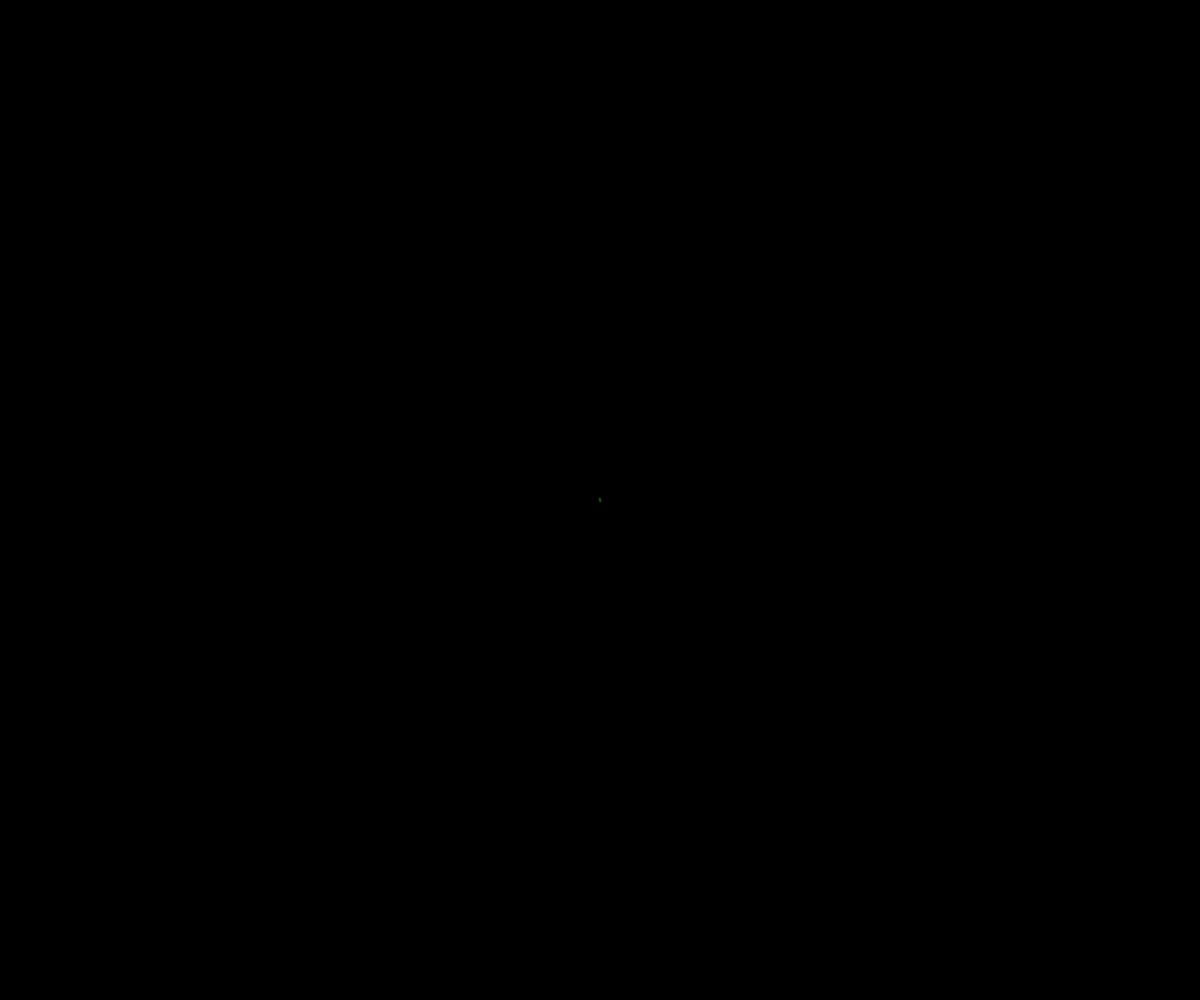
Frame 1 (no input)
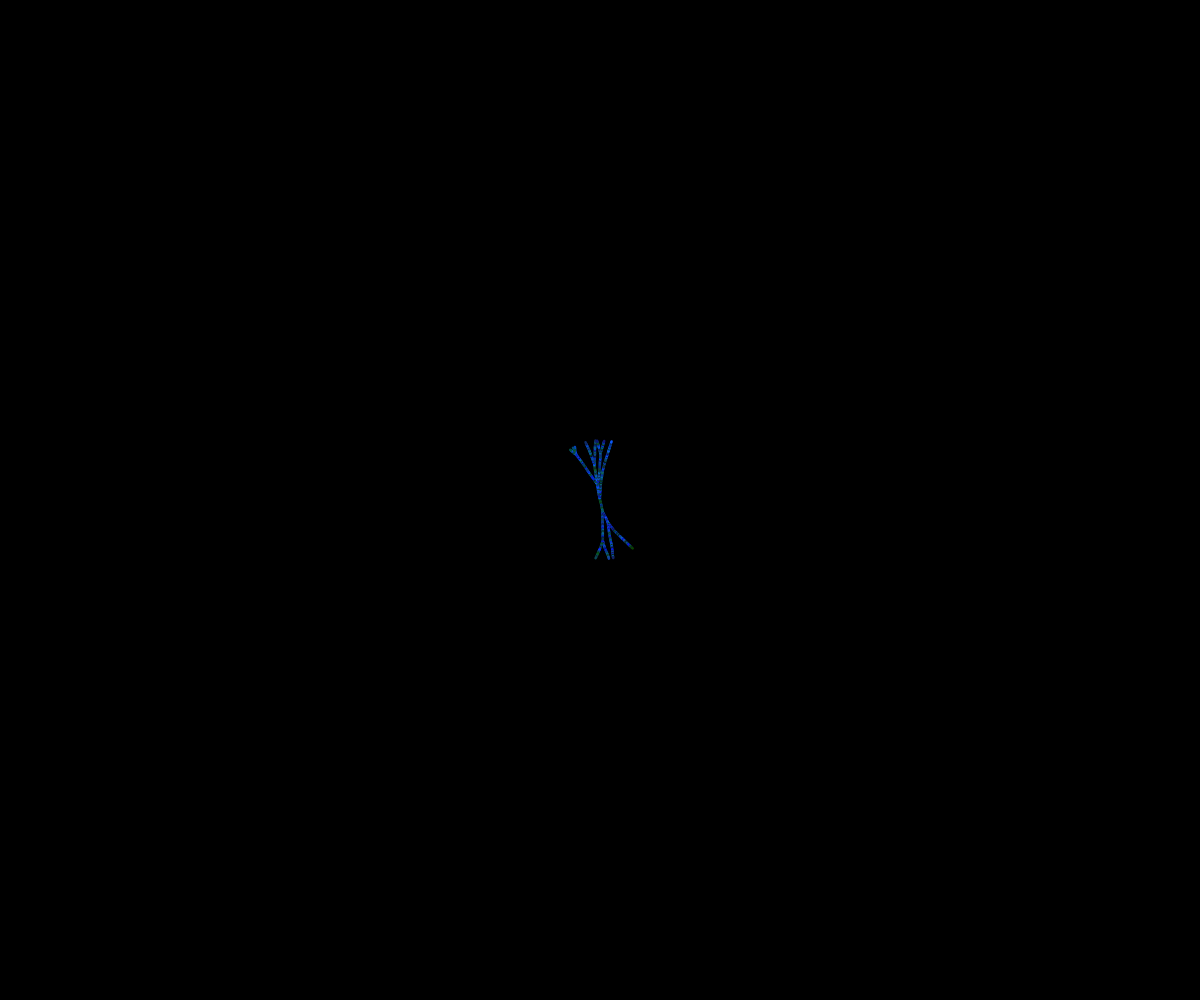
Frame 60 (no input)
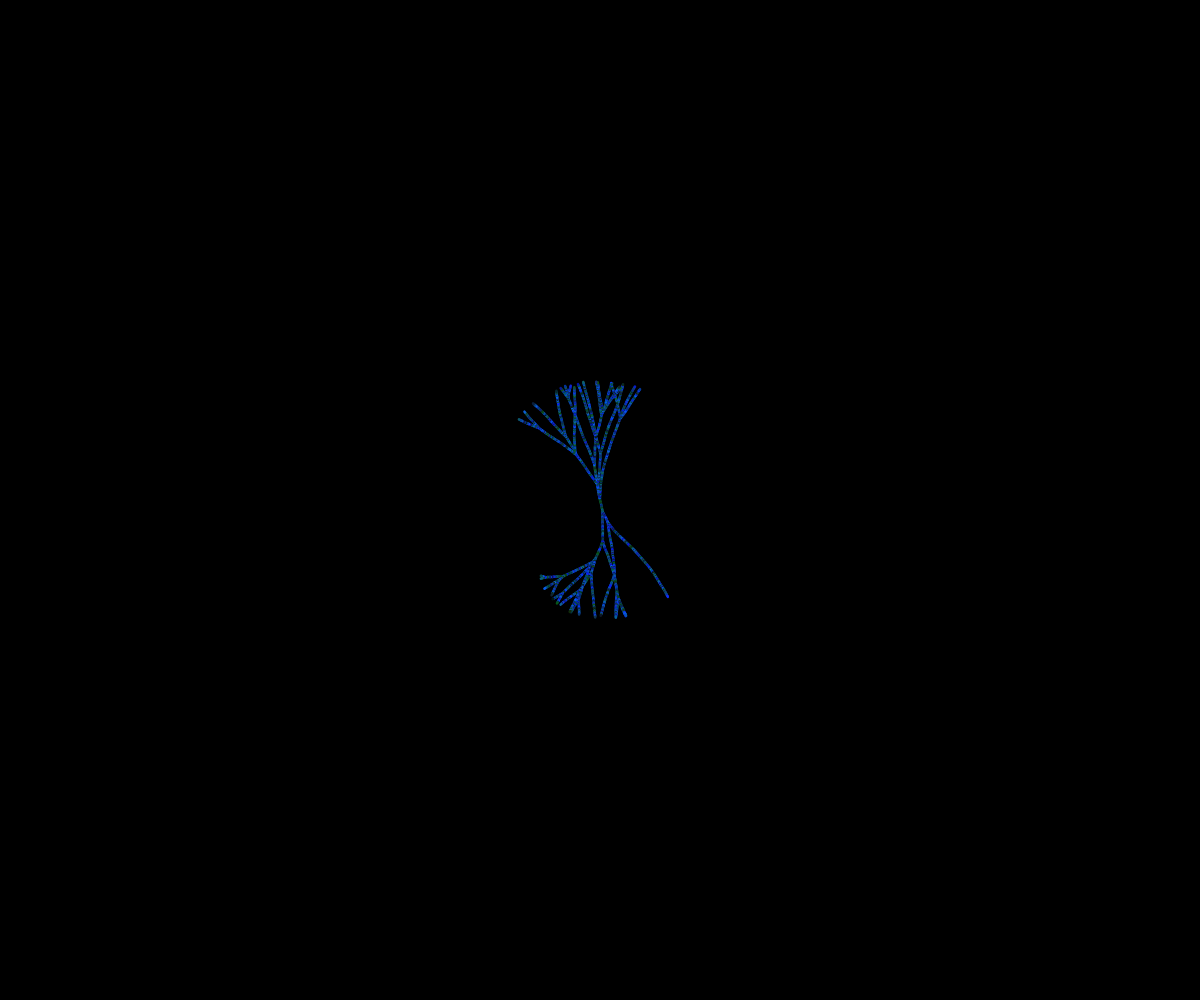
Frame 120 (the mouse pressed at the canvas centre since frame 60)

The p5.js sketch that drew these frames (run headless with seeded random() and noise() and a simulated clock; from frame 60 on, the mouse is pressed at the canvas centre):

// p5.js sketch
// ── sketch.js

let maxAge = 200;   // tendrils older than this will be removed 
let fungi;          // list of objects
let pause = false;  // use 'p' to pause/un-pause


function setup() {
  createCanvas(windowWidth, windowHeight);
  background(0);
 
  fungi = [];
  for (let i=0; i<3; i++) {
    let f = new Fungus(width/2, height/2);
    fungi.push(f);
  }
}


function draw() {
  
  if (!pause) {
    
    for (let i=fungi.length-1; i>=0; i-=1) {
      
    
      let f = fungi[i];
      
      // update and, if it has reached a certain radius or is too old, remove it
      f.update();
      if (f.distFromCenter >= height/2-50 || f.age > maxAge) {
        fungi.splice(i, 1);  // '1' means remove one element
      }
      
    
      f.display();
    }
    
    //if it startes to lag reset 
    if (frameRate() < 30) {
      setup();
    }
  }
}


function keyPressed() {

  if (key == 'p') {
    pause = !pause;
  }
   //other keys reset 
  else {
    setup();
  }
}



class Fungus {
  constructor(x, y, angle) {
    
    // values common to all Fungus objects
    this.angleChangeAmt = radians(2);
    this.speed =          1;
    this.chanceSplit =    2;
    this.splitAngle =     radians(16);


    this.angle = angle || random(0, TWO_PI);

    // variables set when instantiated and updated every frame
    this.x =     x;
    this.y =     y;
    this.prevX = x;
    this.prevY = y;
    this.distFromCenter;
    this.age = 0;
  }  
  
  update() {
    
    // increase age of this tendril
    this.age += 1;
 
    // calculate the distance from the center of the sketch using the Pythagorean theorem
    this.distFromCenter = sqrt(pow(width/2-this.x, 2) + pow(height/2-this.y, 2));
    
    // move in a random direction
    this.angle += random(-this.angleChangeAmt, this.angleChangeAmt);
    this.prevX = this.x;
    this.prevY = this.y;
    this.x += cos(this.angle) * this.speed;
    this.y += sin(this.angle) * this.speed;    
    
    // randomly split into two Fungus objects new one will split off in one direction, current splits in the opposite direction
    if (random(100) < this.chanceSplit) {
      let f = new Fungus(this.x,this.y, this.angle + this.splitAngle);
      fungi.push(f);
      this.angle -= this.splitAngle;
    }
  } 
  
  display() {    
    stroke(random(0,20),random(20,100),random(255),2000);
    strokeWeight(2.5);
    line(this.prevX,this.prevY, this.x,this.y);
  }
}
